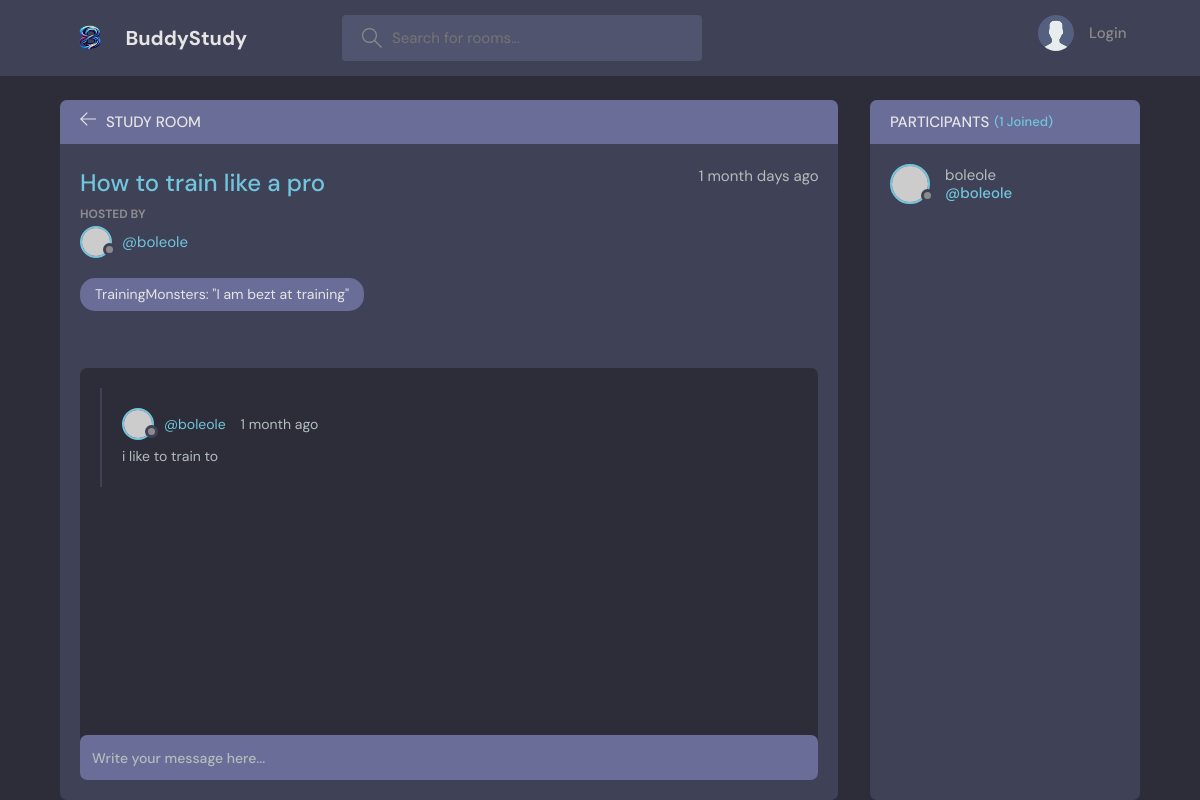
The page /room/10/ on the database its author committed.
### base/models.py (models this page shows, shortened)
class Room(models.Model):
    host = models.ForeignKey(User, on_delete=models.SET_NULL, null=True)
    topic = models.ForeignKey(Topic, on_delete=models.SET_NULL, null=True) #If a topic is deleted
    name = models.CharField(max_length=200)
    description = models.TextField(null=True, blank=True) #Allows for data to be blank when creating new data
    participants = models.ManyToManyField(User, related_name='participants', blank=True)
    updated = models.DateTimeField(auto_now=True) #Saves the timestamp when data is saved
    created = models.DateTimeField(auto_now_add=True) #Only take a timestamp when the data is created
    class Meta:
        ordering = ['-updated', '-created']

class Topic(models.Model):
    name = models.CharField(max_length=200)
    def __str__(self):
        return self.name

class Message(models.Model):
    user = models.ForeignKey(User, on_delete=models.CASCADE) #When a user is deleted all the children are deleted
    room = models.ForeignKey(Room, on_delete=models.CASCADE) #When parent(Room) is deleted all the messages in the room is deleted
    body = models.TextField()
    updated = models.DateTimeField(auto_now=True) #Saves the timestamp when data is saved
    created = models.DateTimeField(auto_now_add=True) #Only take a timestamp when the data is created
    class Meta:
        ordering = ['-updated', '-created']

### base/views.py (the view, shortened to what this page needs)
# urls.py: path('room/<str:pk>/', views.room, name='room'), #Takes in a str id that is a parameter in the view: room method
def room(request, pk):
    room = Room.objects.get(id=pk) # gives us the object with id matching the pk
    room_messages = room.message_set.all().order_by('-created') #Gives us the info about the Message model as a child of Room model in a order of newest first
    participants = room.participants.all()
    context = {'room': room, 'room_messages':room_messages, 'participants': participants}
    return render(request, 'base/room.html', context)

### base/templates/base/room.html (shortened to what this page needs)
{% extends 'main.html' %}
{% block content %}
    <main class="profile-page layout layout--2">
      <div class="container">
        <div class="room">
          <div class="room__top">
            <div class="room__topLeft">
              <a href="{% url 'home' %}">
                <svg version="1.1" xmlns="http://www.w3.org/2000/svg" width="32" height="32" viewBox="0 0 32 32">
                  <title>arrow-left</title>
                  <path
                    d="M13.723 2.286l-13.723 13.714 13.719 13.714 1.616-1.611-10.96-10.96h27.625v-2.286h-27.625l10.965-10.965-1.616-1.607z"
                  ></path>
                </svg>
              </a>
              <h3>Study Room</h3>
            </div>
          </div>
          <div class="room__box scroll">
            <div class="room__header scroll">
              <div class="room__info">
                <h3>{{room.name}}</h3>
                <span>{{room.created|timesince}} days ago</span>
              </div>
              <div class="room__hosted">
                <p>Hosted By</p>
                <a href="{% url 'user-profile' room.host.id %}" class="room__author">
                  <div class="avatar avatar--small">
                    <img src="https://randomuser.me/api/portraits/men/37.jpg" />
                  </div>
                  <span>@{{room.host.username}}</span>
                </a>
              </div>
              <span class="room__topics">{{room.topic}}: "{{room.description}}"</span>
            </div>
            <div class="room__conversation">
              <div class="threads scroll">
                {% for message in room_messages %}
                <div class="thread">
                  <div class="thread__top">
                    <div class="thread__author">
                      <a href="{% url 'user-profile' message.user.id %}" class="thread__authorInfo">
                        <div class="avatar avatar--small">
                          <img src="https://randomuser.me/api/portraits/men/37.jpg" />
                        </div>
                        <span>@{{message.user.username}}</span>
                      </a>
                      <span class="thread__date">{{message.created|timesince}} ago</span>
                    </div>
                  </div>
                  <div class="thread__details">
                    {{message.body}}
                  </div>
                </div>
                {% endfor %}
              </div>
            </div>
          </div>
          <div class="room__message">
            <form action="#" method="POST">
              <input name="body" placeholder="Write your message here..." /></form>
          </div>
        </div>
        <div class="participants">
          <h3 class="participants__top">Participants <span>({{participants.count}} Joined)</span></h3>
          <div class="participants__list scroll">
            {% for user in participants %}
            <a href="{% url 'user-profile' user.id%}" class="participant">
              <div class="avatar avatar--medium">
                <img src="https://randomuser.me/api/portraits/men/37.jpg" />
              </div>
              <p>
                {{user.username}}
                <span>@{{user.username}}</span>
              </p>
            </a>
            {% endfor %}
          </div>
        </div>
      </div>
    </main>
{% endblock content %}

### rows shown on the page
Room: name "How to train like a pro", created "1 month", host.username "boleole", topic "TrainingMonsters", description "I am bezt at training"
Message: user.username "boleole", created "1 month", body "i like to train to"

### other values the page prints
{{ participants.count }} "1"
{{ user.username }} "boleole"
